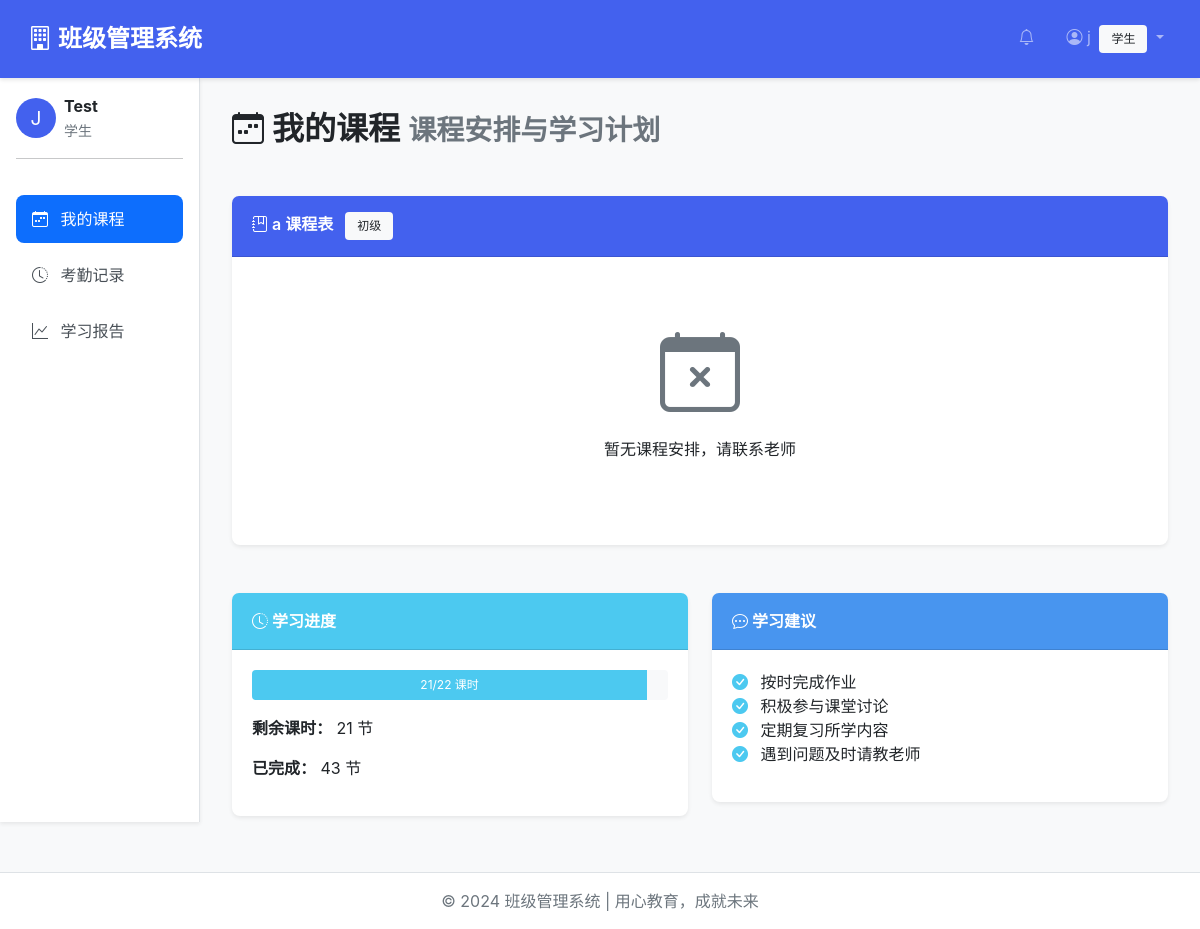
Page /accounts/student/courses/ (signed in) on the committed database.
### apps/accounts/models.py (models this page shows, shortened)
class User(AbstractUser):
    ROLE_CHOICES = [
        ('admin', '管理员'),
        ('teacher', '老师'),
        ('student', '学生'),
        ('parent', '家长'),
    ]
    role = models.CharField('角色', max_length=10, choices=ROLE_CHOICES, default='student')
    phone = models.CharField('手机号', max_length=20, blank=True)
    avatar = models.ImageField('头像', upload_to='avatars/', blank=True, null=True)
    bio = models.TextField('个人简介', max_length=500, blank=True)
    student_id = models.CharField('学号', max_length=50, blank=True, unique=True, null=True)
    grade = models.CharField('年级', max_length=20, blank=True)
    parent_name = models.CharField('家长姓名', max_length=50, blank=True)
    parent_phone = models.CharField('家长电话', max_length=20, blank=True)
    teacher_id = models.CharField('工号', max_length=50, blank=True, unique=True, null=True)
    department = models.CharField('部门', max_length=50, blank=True)
    title = models.CharField('职称', max_length=50, blank=True)
    created_at = models.DateTimeField('创建时间', auto_now_add=True)
    updated_at = models.DateTimeField('更新时间', auto_now=True)
    class Meta:
        verbose_name = '用户'
        verbose_name_plural = '用户'
        ordering = ['-date_joined']
    @property
    def is_teacher(self):
        return self.role == 'teacher'
    @property
    def is_student(self):
        return self.role == 'student'
    @property
    def is_admin_user(self):
        return self.role == 'admin' or self.is_superuser

### apps/students/models.py (models this page shows, shortened)
class Student(models.Model):
    GENDER_CHOICES = [
        ('M', '男'),
        ('F', '女'),
        ('O', '其他'),
    ]
    user = models.OneToOneField(
        settings.AUTH_USER_MODEL,
        on_delete=models.SET_NULL,
        null=True,
        blank=True,
        verbose_name='关联账号',
        related_name='student_profile'
    )
    name = models.CharField('姓名', max_length=50)
    gender = models.CharField('性别', max_length=1, choices=GENDER_CHOICES, default='M')
    birth_date = models.DateField('出生日期', null=True, blank=True)
    phone = models.CharField('联系电话', max_length=20, blank=True)
    parent_phone = models.CharField('家长电话', max_length=20, blank=True)
    address = models.TextField('家庭地址', blank=True)
    total_lessons = models.PositiveIntegerField('总课时', default=0)
    remaining_lessons = models.PositiveIntegerField('剩余课时', default=0)
    class_obj = models.ForeignKey(
        Class,
        on_delete=models.CASCADE,
        verbose_name='所属班级',
        related_name='students',
        null=True,
        blank=True
    )
    created_at = models.DateTimeField('创建时间', auto_now_add=True)
    is_active = models.BooleanField('是否在读', default=True)
    notes = models.TextField('备注', blank=True)
    class Meta:
        verbose_name = '学生'
        verbose_name_plural = '学生'
        ordering = ['name']

### apps/classes/models.py (models this page shows, shortened)
class Class(models.Model):
    LEVEL_CHOICES = [
        ('beginner', '初级'),
        ('intermediate', '中级'),
        ('advanced', '高级'),
    ]
    name = models.CharField('班级名称', max_length=100)
    level = models.CharField('级别', max_length=20, choices=LEVEL_CHOICES, default='beginner')
    teacher = models.ForeignKey(
        settings.AUTH_USER_MODEL,
        on_delete=models.SET_NULL,
        null=True,
        blank=True,
        verbose_name='教师',
        related_name='teaching_classes'
    )
    created_by = models.ForeignKey(
        settings.AUTH_USER_MODEL,
        on_delete=models.CASCADE,
        verbose_name='创建者',
        related_name='created_classes'
    )
    created_at = models.DateTimeField('创建时间', auto_now_add=True)
    is_active = models.BooleanField('是否启用', default=True)
    class Meta:
        verbose_name = '班级'
        verbose_name_plural = '班级'
        ordering = ['-created_at']

### apps/accounts/views.py (the view, shortened to what this page needs)
# urls.py: path('student/courses/', views.student_courses, name='student_courses'),
@login_required
def student_courses(request):
    if not request.user.is_student and not request.user.is_admin_user:
        messages.error(request, '您没有权限访问此页面')
        return redirect('dashboard')
    try:
        student = request.user.student_profile
    except:
        student = None
    courses = []
    if student and student.class_obj:
        schedules = Schedule.objects.filter(
            class_obj=student.class_obj,
            is_active=True
        ).select_related('course')
    context = {
        'student': student,
        'courses': courses,
        'current_role': 'student',
    }
    return render(request, 'accounts/student_courses.html', context)

### templates/accounts/student_courses.html (shortened to what this page needs)
{% extends 'base.html' %}
{% block content %}
<div class="row mb-4">
    <div class="col-12">
        <h2 class="mb-4">
            <i class="bi bi-calendar-week"></i> 我的课程
            <small class="text-muted">课程安排与学习计划</small>
        </h2>
    </div>
</div>
{% if student and student.class_obj %}
<div class="row">
    <div class="col-12">
        <div class="card">
            <div class="card-header bg-primary text-white">
                <i class="bi bi-journal-bookmark"></i> {{ student.class_obj.name }} 课程表
                <span class="badge bg-light text-dark ms-2">{{ student.class_obj.get_level_display }}</span>
            </div>
            <div class="card-body">
                {% if courses %}
                <div class="table-responsive">
                    <table class="table table-hover">
                        <thead>
                            <tr>
                                <th>课程名称</th>
                                <th>星期</th>
                                <th>时间</th>
                                <th>教室</th>
                                <th>课时</th>
                                <th>课程描述</th>
                            </tr>
                        </thead>
                        <tbody>
                            {% for course in courses %}
                            <tr>
                                <td><strong>{{ course.name }}</strong></td>
                                <td>{{ course.weekday }}</td>
                                <td>{{ course.start_time|time:"H:i" }} - {{ course.end_time|time:"H:i" }}</td>
                                <td>{{ course.classroom|default:"未指定" }}</td>
                                <td>{{ course.duration }}分钟</td>
                                <td>{{ course.description|default:"暂无描述"|truncatechars:30 }}</td>
                            </tr>
                            {% endfor %}
                        </tbody>
                    </table>
                </div>
                {% else %}
                <div class="text-center py-5">
                    <i class="bi bi-calendar-x display-1 text-muted"></i>
                    <p class="mt-3">暂无课程安排，请联系老师</p>
                </div>
                {% endif %}
            </div>
        </div>
    </div>
</div>
<div class="row mt-4">
    <div class="col-md-6">
        <div class="card">
            <div class="card-header bg-success text-white">
                <i class="bi bi-clock-history"></i> 学习进度
            </div>
            <div class="card-body">
                {% if student.total_lessons > 0 %}
                <div class="progress mb-3" style="height: 30px;">
                    <div class="progress-bar bg-success" role="progressbar"
                         style="width: {% widthratio student.remaining_lessons student.total_lessons 100 %}%;">
                        {{ student.remaining_lessons }}/{{ student.total_lessons }} 课时
                    </div>
                </div>
                {% else %}
                <div class="progress mb-3" style="height: 30px;">
                    <div class="progress-bar bg-secondary" role="progressbar" style="width: 0%;">
                        0/0 课时
                    </div>
                </div>
                {% endif %}
                <p><strong>剩余课时：</strong> {{ student.remaining_lessons }} 节</p>
                <p><strong>已完成：</strong> {% widthratio student.total_lessons|add:student.remaining_lessons 1 1 %} 节</p>
            </div>
        </div>
    </div>
    <div class="col-md-6">
        <div class="card">
            <div class="card-header bg-info text-white">
                <i class="bi bi-chat-dots"></i> 学习建议
            </div>
            <div class="card-body">
                <ul class="list-unstyled">
                    <li><i class="bi bi-check-circle-fill text-success me-2"></i> 按时完成作业</li>
                    <li><i class="bi bi-check-circle-fill text-success me-2"></i> 积极参与课堂讨论</li>
                    <li><i class="bi bi-check-circle-fill text-success me-2"></i> 定期复习所学内容</li>
                    <li><i class="bi bi-check-circle-fill text-success me-2"></i> 遇到问题及时请教老师</li>
                </ul>
            </div>
        </div>
    </div>
</div>
{% else %}
<div class="alert alert-warning">
    <i class="bi bi-exclamation-triangle"></i> 暂无学生信息，请联系老师添加您的信息
</div>
{% endif %}
{% endblock %}

### templates/base.html (shortened to what this page needs)
<!DOCTYPE html>
<html lang="zh">
<head>
    <link href="https://cdn.jsdelivr.net/npm/bootstrap@5.1.3/dist/css/bootstrap.min.css" rel="stylesheet">
    <link rel="stylesheet" href="https://cdn.jsdelivr.net/npm/bootstrap-icons@1.8.1/font/bootstrap-icons.css">
    {% load static %}
    <link rel="stylesheet" href="{% static 'css/style.css' %}">
</head>
<body>
    {% if user.is_authenticated %}
    <nav class="navbar navbar-expand-lg navbar-dark bg-primary shadow-sm">
        <div class="container-fluid">
            <a class="navbar-brand" href="{% url 'dashboard' %}">
                <i class="bi bi-building"></i> 班级管理系统
            </a>
            <div class="collapse navbar-collapse" id="navbarNav">
                <ul class="navbar-nav ms-auto">
                    <li class="nav-item">
                        <a class="nav-link" href="#" id="notificationLink">
                            <i class="bi bi-bell"></i>
                        </a>
                    </li>
                    <li class="nav-item dropdown">
                        <a class="nav-link dropdown-toggle" href="#" id="userDropdown" role="button" data-bs-toggle="dropdown">
                            <i class="bi bi-person-circle"></i> {{ user.username }}
                            <span class="badge bg-light text-dark ms-1">{{ user.get_role_display }}</span>
                        </a>
                    </li>
                </ul>
            </div>
        </div>
    </nav>
    <div class="container-fluid">
        <div class="row">
            <div class="col-md-2 p-0">
                <div class="sidebar">
                    <div class="p-3">
                        <div class="d-flex align-items-center mb-3">
                            <div class="avatar-placeholder bg-primary text-white rounded-circle d-flex align-items-center justify-content-center me-2"
                                 style="width: 40px; height: 40px; font-size: 1.2rem;">
                                {{ user.username|first|upper }}
                            </div>
                            <div>
                                <strong>{{ user.get_full_name|default:user.username }}</strong><br>
                                <small class="text-muted">{{ user.get_role_display }}</small>
                            </div>
                        </div>
                        <hr>
                        <nav class="nav flex-column">
    {% if current_role == 'teacher' or user.is_teacher %}
    <a class="nav-link {% if request.path == '/accounts/teacher/' %}active{% endif %}" href="{% url 'teacher_dashboard' %}">
        <i class="bi bi-house-door"></i> 首页
    </a>
    <a class="nav-link {% if '/classes/' in request.path %}active{% endif %}" href="{% url 'class_list' %}">
        <i class="bi bi-journal-bookmark"></i> 班级管理
    </a>
    <a class="nav-link {% if '/students/' in request.path %}active{% endif %}" href="{% url 'student_list' %}">
        <i class="bi bi-people"></i> 学生管理
    </a>
    <a class="nav-link {% if '/attendance/' in request.path %}active{% endif %}" href="{% url 'attendance_list' %}">
        <i class="bi bi-calendar-check"></i> 签到记录
    </a>
    <a class="nav-link {% if '/summaries/' in request.path %}active{% endif %}" href="{% url 'summary_list' %}">
        <i class="bi bi-journal-text"></i> 课堂总结
    </a>
    {% elif current_role == 'student' or user.is_student %}
    <a class="nav-link {% if '/student/courses/' in request.path %}active{% endif %}" href="{% url 'student_courses' %}">
        <i class="bi bi-calendar-week"></i> 我的课程
    </a>
    <a class="nav-link {% if '/student/attendance/' in request.path %}active{% endif %}" href="{% url 'student_attendance' %}">
        <i class="bi bi-clock-history"></i> 考勤记录
    </a>
    <a class="nav-link {% if '/student/report/' in request.path %}active{% endif %}" href="{% url 'student_report' %}">
        <i class="bi bi-graph-up"></i> 学习报告
    </a>
    {% endif %}
</nav>
                    </div>
                </div>
            </div>
            <div class="col-md-10 main-content fade-in">
                {% block content %}{% endblock %}
            </div>
        </div>
    </div>
    <footer class="footer">
        <div class="container">
            <span>&copy; 2024 班级管理系统 | 用心教育，成就未来</span>
        </div>
    </footer>
    {% else %}
    {% block auth_content %}{% endblock %}
    {% endif %}
</body>
</html>

### rows in the picture
User: username "j", role "学生", username|first "J", get_full_name "Test"
Student: class_obj.name "a", class_obj.level "初级", remaining_lessons "21", total_lessons "22", total_lessons+remaining_lessons "43"
